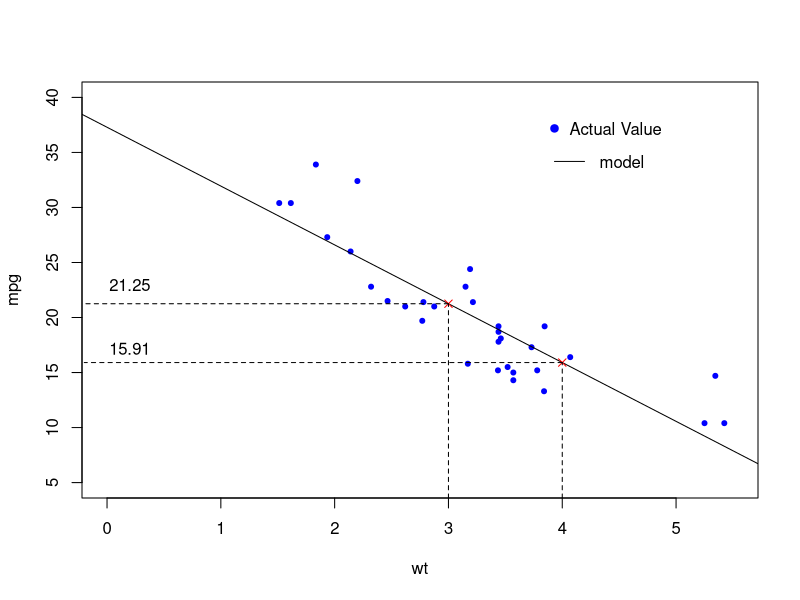
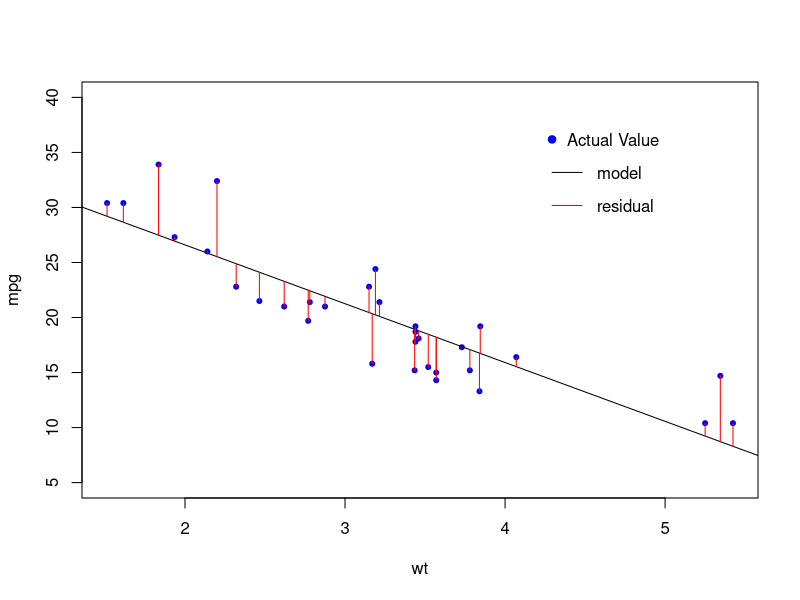

Source code (R) for these figures, in order:
## ---- chunk 1
plot(mtcars$wt, mtcars$mpg, xlab="wt", ylab="mpg", col = "blue", pch = 20, 
     xlim = c(0,5.5), ylim = c(5,40))

lmModel <- lm(mpg ~ wt, data = mtcars)  # creates the linear model (lm)
abline(lmModel)    # plots the model

# Below codes generate the model prediction when wt is 3 and displays
# the value on the existing plot
predValue <- predict(lmModel, data.frame(wt = 3))
points(3, predValue, pch = 4, col = "red")  
lines(x = c(3,3), y = c(-0.2, predValue), lty = 2)
lines(x = c(3,-0.2), y = c(predValue, predValue), lty = 2)
text(0.2,23, labels = round(predValue,2))

# Below codes generate the model prediction when wt is 4 and displays
# the value on the existing plot
predValue <- predict(lmModel, data.frame(wt = 4))
points(4, predValue, pch = 4, col = "red")  
lines(x = c(4,4), y = c(-0.2, predValue), lty = 2)
lines(x = c(4,-0.2), y = c(predValue, predValue), lty = 2)
text(0.2,17.2, labels = round(predValue,2))
legend(x=3.8,y=39, legend = "Actual Value", pch=19, col = "blue", bty = "n")
legend(x=3.8,y=36, legend = c("model"), lty=1, col = "black", bty = "n")
## ---- chunk 2
lmModel <- lm(mpg ~ wt, data = mtcars)
## ---- chunk 3
predValue <- predict(lmModel, data.frame(wt = 3))
predValue <- predict(lmModel, data.frame(wt = c(3,4)))
predValue <- predict(lmModel, data.frame(wt = mtcars$wt))
## ---- chunk 4
coef(lmModel)
## ---- chunk 5
plot(mtcars$wt, mtcars$mpg, xlab="wt", ylab="mpg", col = "blue", 
     pch = 20, ylim = c(5,40))
abline(lmModel)
segments(mtcars$wt, predValue, mtcars$wt, mtcars$mpg, col="red")
legend(x=4.2,y=38, legend = "Actual Value", pch=19, col = "blue", bty = "n")
legend(x=4.2,y=35, legend = c("model"), lty=1, col = "black", bty = "n")
legend(x=4.2,y=32, legend = c("residual"), lty=1, col = "red", bty = "n")
## ---- chunk 6
sumModel <- summary(lmModel)
sumModel$r.squared
r <- cor(mtcars$mpg, mtcars$wt)
r^2 
## ---- chunk 7
lmModel2 <- lm(mpg ~ wt + hp + disp, data = mtcars) # wt, hp, and disp will be used as predictor
lmModel3  <- lm(mpg ~ ., data = mtcars)   # All the variables will be used
